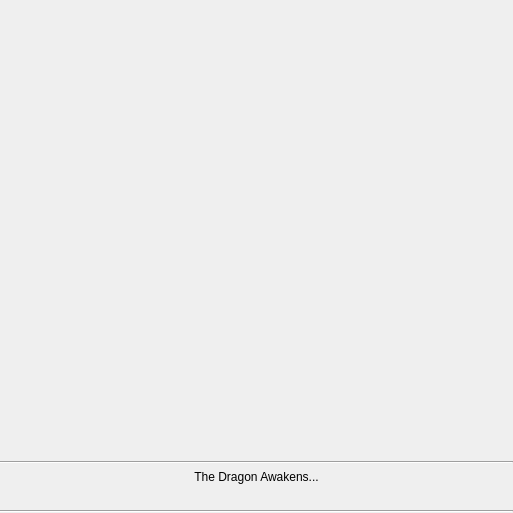
<?xml version="1.0" encoding="UTF-8"?>
<ui version="4.0">
 <class>ConnectionDialog</class>
 <widget class="QDialog" name="ConnectionDialog">
  <property name="windowModality">
   <enum>Qt::ApplicationModal</enum>
  </property>
  <property name="geometry">
   <rect>
    <x>0</x>
    <y>0</y>
    <width>513</width>
    <height>513</height>
   </rect>
  </property>
  <property name="windowTitle">
   <string>ZushDragon</string>
  </property>
  <property name="modal">
   <bool>true</bool>
  </property>
  <layout class="QVBoxLayout" name="verticalLayout">
   <property name="leftMargin">
    <number>0</number>
   </property>
   <property name="topMargin">
    <number>0</number>
   </property>
   <property name="rightMargin">
    <number>0</number>
   </property>
   <property name="bottomMargin">
    <number>0</number>
   </property>
   <item>
    <widget class="FilledIconLabel" name="topIcon">
     <property name="sizePolicy">
      <sizepolicy hsizetype="Expanding" vsizetype="Expanding">
       <horstretch>0</horstretch>
       <verstretch>0</verstretch>
      </sizepolicy>
     </property>
     <property name="text">
      <string notr="true"/>
     </property>
    </widget>
   </item>
   <item>
    <widget class="Line" name="line_2">
     <property name="orientation">
      <enum>Qt::Horizontal</enum>
     </property>
    </widget>
   </item>
   <item>
    <widget class="QLabel" name="status">
     <property name="text">
      <string>The Dragon Awakens...</string>
     </property>
     <property name="alignment">
      <set>Qt::AlignCenter</set>
     </property>
     <property name="wordWrap">
      <bool>true</bool>
     </property>
    </widget>
   </item>
   <item>
    <widget class="QLabel" name="statusDetail">
     <property name="text">
      <string/>
     </property>
     <property name="alignment">
      <set>Qt::AlignCenter</set>
     </property>
    </widget>
   </item>
   <item>
    <widget class="Line" name="line">
     <property name="orientation">
      <enum>Qt::Horizontal</enum>
     </property>
    </widget>
   </item>
  </layout>
 </widget>
 <customwidgets>
  <customwidget>
   <class>FilledIconLabel</class>
   <extends>QLabel</extends>
   <header>fillediconlabel.h</header>
  </customwidget>
 </customwidgets>
 <resources/>
 <connections/>
</ui>
